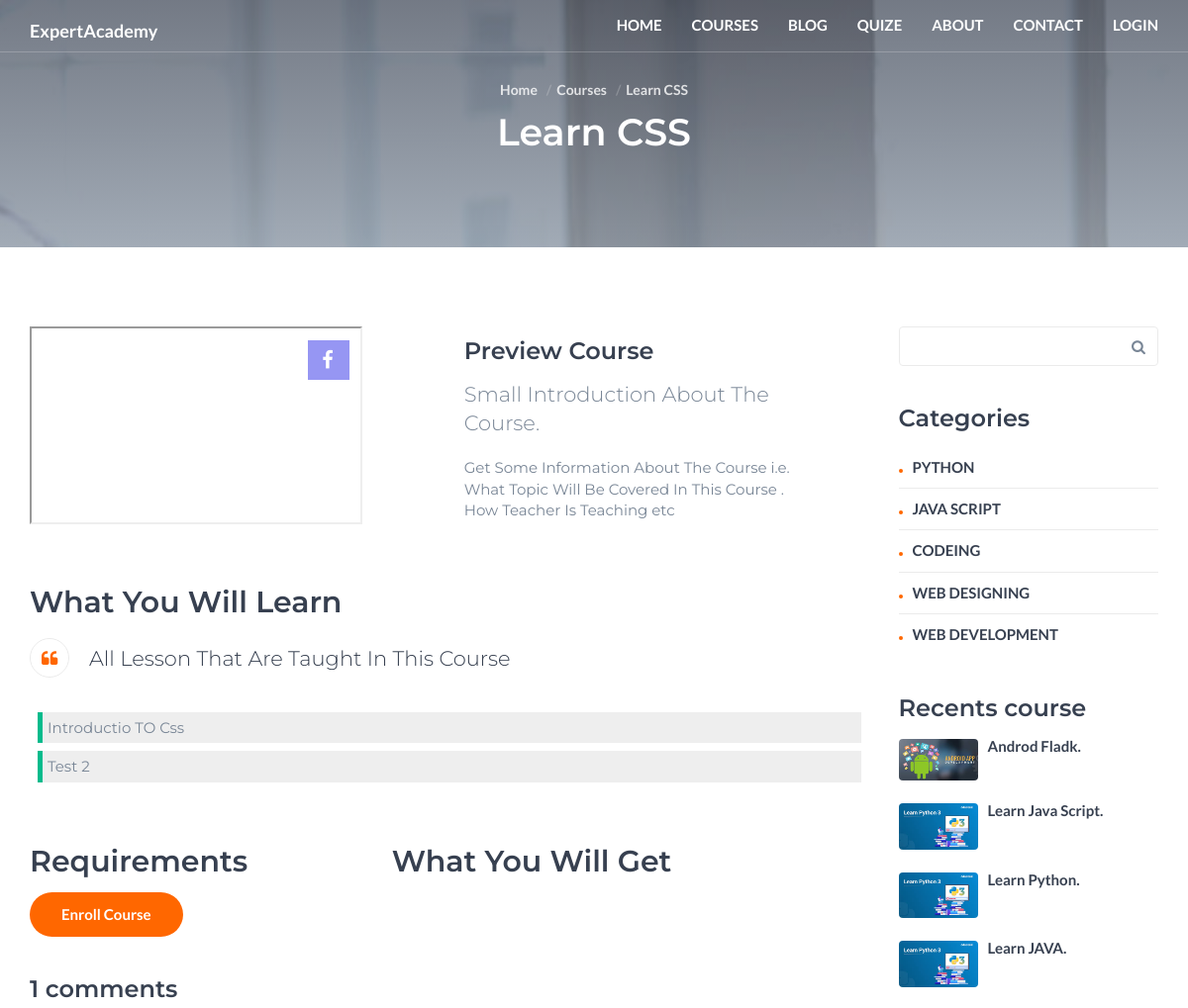
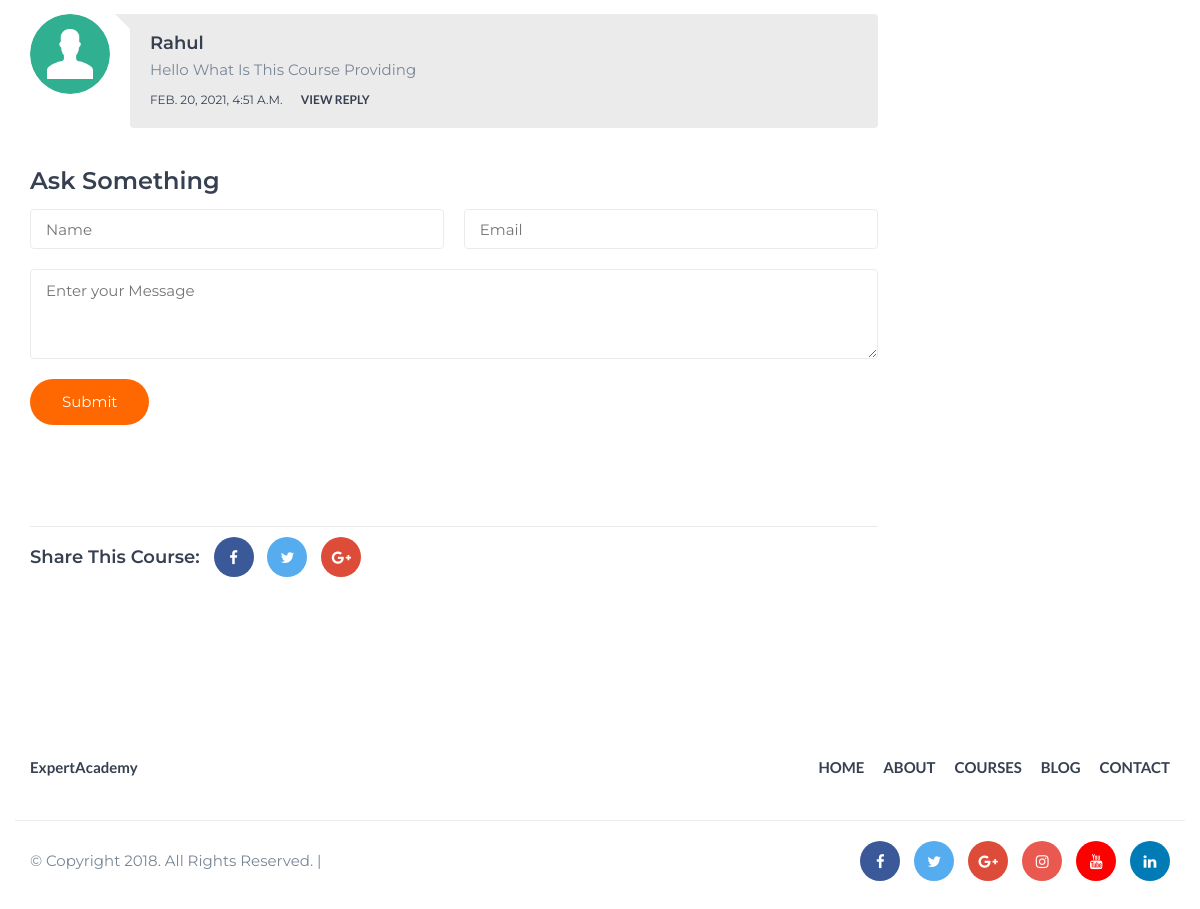
Page /course-detail/Learn-CSS on the committed database (2 pictures, top to bottom).
### course/models.py (models this page shows, shortened)
class course(models.Model):
    course_name=models.CharField(max_length=250)
    course_tittle=models.CharField(max_length=250,blank=True)
    course_slug = models.CharField(max_length=250,blank=True)
    course_photo=models.ImageField(upload_to='course_image/',blank=True,default='course_image/default.jpg')
    preview_video_id = models.CharField(max_length=350)
    course_category=models.ManyToManyField(course_category)

class lesson(models.Model):
    lesson_name=models.CharField(max_length=250)
    lesson_photo=models.ImageField(upload_to='course_image/',blank=True,default='course_image/default.jpg')
    lesson_video_id = models.CharField(max_length=350)
    lesson_description = models.CharField(max_length=350)
    lesson_code=models.CharField(max_length=350)
    course_name=models.ForeignKey(course,on_delete=models.CASCADE)

class course_comment(models.Model):
    course_id=models.CharField(max_length=250)
    comment = models.CharField(max_length=250,blank=True)
    user_email = models.CharField(max_length=250, blank=True)
    user_name = models.CharField(max_length=250, blank=True)
    date = models.DateTimeField(auto_now_add=True)

class course_category(models.Model):
    category_name=models.CharField(max_length=250)

### course/views.py (the view)
# urls.py: path('course-detail/<course_slug>',views.course_detail,name="course-detail"),
def course_detail(request,course_slug):
    course_data = course.objects.get(course_slug=course_slug)
    course_req=course_requirements.objects.filter(course_name=course_data.id)
    access = access_to.objects.filter(course_name=course_data.id)
    lessons = lesson.objects.filter(course_name=course_data.id)
    comment=course_comment.objects.filter(course_id=course_data.id)
    comment_reply = course_comment_reply.objects.all()
    recent_course=course.objects.filter().order_by('-id')[:4]
    category = course_category.objects.filter().order_by('?')[:5]
    context = {
        'course_data': course_data,
        'course_requirements':course_req,
        'access_to':access,
        'lesson':lessons,
        'comment':comment,
        'comment_reply':comment_reply,
        'recent_course':recent_course,
        'category':category,
    }
    return render(request,"course-detail.html",context)

### template/course-detail.html (shortened to what this page needs)
{% extends 'base.html' %}
{% load static %}
{% block body_data %}
		<div class="hero-area section">
			<div class="bg-image bg-parallax overlay" style="background-image:url(/static/img/page-background.jpg)"></div>
        <div class="container">
				<div class="row">
					<div class="col-md-10 col-md-offset-1 text-center">
						<ul class="hero-area-tree">
							<li><a href="{% url 'index' %}">Home</a></li>
							<li><a href="{% url 'course' %}">Courses</a></li>
							<li>{{ course_data.course_name }}</li>
						</ul>
						<h1 class="white-text">{{ course_data.course_name }}</h1>
					</div>
				</div>
			</div>
		</div>
		<div id="blog" class="section">
			<div class="container">
				<div class="row">
					<div id="main" class="col-md-9">
						<div class="blog-post">
							<div class="section-header">
							<div class="row">
								<div class="col-md-5">
									<div style="height:200px;width:95%px;max-width:350px;">
										<iframe src="https://drive.google.com/file/d/{{course_data.preview_video_id}}/preview" thumbnail="1" class="frm" allow="autoplay" allowfullscreen></iframe>
								      <i class="fa fa-facebook mts" style=""></i>
									</div>
                                </div>
								<div class="col-md-5 col-md-offset-1">
									<h3>Preview Course</h3>
									<p class="lead">Small Introduction About The Course.</p>
									<p>Get Some Information About The Course i.e. What Topic Will Be Covered In This Course . How Teacher Is Teaching etc</p>
								</div>
							</div>
											<br><br>
										<h2>What You Will Learn </h2>
										<blockquote>
											<p style="margin-top:-14px;" class="lead">All Lesson That Are Taught In This Course</p>
										</blockquote>
								<ol>
								{% for lesson in lesson %}
												<li style="border-left:5px solid #02bb8c;margin:8px;padding:5px;background:#eee;"> {{ lesson.lesson_name }}</li>
								{% endfor %}
									</ol>
							 <br><br>
							<div class="row">
								<div class="col-md-5">
									<h2>Requirements </h2>
								</div>
								<div class="col-md-5 ">
									<h2>What You Will Get  </h2>
								</div>
							</div>
								<a class="main-button icon-button" href="{% url 'enroll-course' course_name=course_data.id %}">Enroll Course</a>
													    <br>
						<div class="blog-comments">
							<h3>{{comment.count}} comments</h3>
							{% for comments in comment %}
							<div class="media">
								<div class="media-left">
									<img src="/media/profile_img/icon_male.png" alt="">
								</div>
								<div class="media-body">
									<h4 class="media-heading">{{comments.user_name}}</h4>
									<p>{{comments.comment}}</p>
									<div class="date-reply"><span>{{ comments.date }}</span> <a style="cursor:pointer;" onclick="show_comment_reply('{{comments.id}}')" class="reply">View Reply</a></div>
								</div>
							</div>
							{% endfor %}
							<div class="blog-reply-form">
								<h3>Ask Something</h3>
								<form action="{% url 'do_course_comment' %}"  method="POST">
									<input class="input name-input" type="text" name="name" placeholder="Name">
									<input class="input email-input" type="email" name="email" placeholder="Email">
									<textarea class="input" name="message" placeholder="Enter your Message"></textarea>
									<button type="submit" class="main-button icon-button">Submit</button>
								</form>
							</div>
						</div>
						</div>
						</div>
						<br>
						<div class="blog-share">
							<h4>Share This Course:</h4>
							<a href="https://www.facebook.com/sharer/sharer.php?u={{ request.META.HTTP_HOST }}/course-detail/{{course_data.course_slug}}&t=Free course of {{ course_data.course_name }}" class="facebook"><i class="fa fa-facebook"></i></a>
							<a href="https://twitter.com/share?url={{ request.META.HTTP_HOST }}/course-detail/{{course_data.course_slug}}&text=Free course of {{ course_data.course_name }}" class="twitter"><i class="fa fa-twitter"></i></a>
							<a href="https://plus.google.com/share?url={{ request.META.HTTP_HOST }}/course-detail/{{course_data.course_slug}}" class="google-plus"><i class="fa fa-google-plus"></i></a>
						</div>
					</div>
					<div id="aside" class="col-md-3">
						<div class="widget search-widget">
							<form action="{% url 'course' %}?">
								<input class="input" type="text" name="search">
								<button><i class="fa fa-search"></i></button>
							</form>
						</div>
						<div class="widget category-widget">
							<h3>Categories</h3>
							{% for category in category %}
							<a class="category" href="{% url 'course' %}?category={{category.category_name|slugify}}&id={{category.id}}">{{category.category_name}}</a>
							{% endfor %}
						</div>
						<div class="widget posts-widget">
							<h3>Recents course</h3>
							{% for recent_course in recent_course %}
							<div class="single-post">
								<a class="single-post-img" href="{% url 'course-detail' course_slug=recent_course.course_slug %}">
									<img src="/media/{{ recent_course.course_photo }}" alt="">
								</a>
								<a href="% url 'course_detail' course_slug=recent_course.course_slug %}">{{ recent_course.course_name}}.</a>
							</div>
							{% endfor %}
						</div>
					</div>
				</div>
			</div>
		</div>
{% endblock body_data %}

### template/base.html (shortened to what this page needs)
{% load static %}
<html lang="en">
	<head>
		<link type="text/css" rel="stylesheet" href="{% static 'css/bootstrap.min.css' %}"/>
		<link rel="stylesheet" href="{% static 'css/font-awesome.min.css' %}">
		<link type="text/css" rel="stylesheet" href="{% static 'css/style.css' %}"/>
		<link href="https://vjs.zencdn.net/7.10.2/video-js.css" rel="stylesheet" />
    </head>
	<body>
    {% include 'header.html' %}
    {% block body_data %} {% endblock body_data %}
		<footer id="footer" class="section">
			<div class="container">
				<div class="row">
					<div class="col-md-6">
						<div class="footer-logo">
							<a class="logo" href="{% url 'index' %}">
								ExpertAcademy
							</a>
						</div>
					</div>
					<div class="col-md-6">
						<ul class="footer-nav">
							<li><a href="{% url 'index' %}">Home</a></li>
							<li><a href="{% url 'about-us' %}">About</a></li>
							<li><a href="{% url 'course' %}">Courses</a></li>
							<li><a href="{% url 'blog' %}">Blog</a></li>
							<li><a href="{% url 'contact-us' %}">Contact</a></li>
						</ul>
					</div>
				</div>
				<div id="bottom-footer" class="row">
					<div class="col-md-4 col-md-push-8">
						<ul class="footer-social">
							<li><a href="#" class="facebook"><i class="fa fa-facebook"></i></a></li>
							<li><a href="#" class="twitter"><i class="fa fa-twitter"></i></a></li>
							<li><a href="#" class="google-plus"><i class="fa fa-google-plus"></i></a></li>
							<li><a href="#" class="instagram"><i class="fa fa-instagram"></i></a></li>
							<li><a href="#" class="youtube"><i class="fa fa-youtube"></i></a></li>
							<li><a href="#" class="linkedin"><i class="fa fa-linkedin"></i></a></li>
						</ul>
					</div>
					<div class="col-md-8 col-md-pull-4">
						<div class="footer-copyright">
							<span>&copy; Copyright 2018. All Rights Reserved. | </span>
						</div>
					</div>
				</div>
			</div>
		</footer>
  </body>
</html>

### template/header.html (shortened to what this page needs)
{% load static %}
		<header id="header" class="transparent-nav">
			<div class="container">
				<div class="navbar-header">
					<div class="navbar-brand">
						<a class="logo "  href="index.html">
							<h4 style="color:white;">ExpertAcademy</h4>
						</a>
					</div>
				</div>
				<nav id="nav">
					<ul class="main-menu nav navbar-nav navbar-right">
						<li><a href="{% url 'index' %}">Home</a></li>
						<li><a href="{% url 'course' %}">Courses</a></li>
						<li><a href="{% url 'blog' %}">Blog</a></li>
						<li><a href="{% url 'quize' %}">Quize</a></li>
						<li><a href="{% url 'about-us' %}">About</a></li>
						<li><a href="{% url 'contact-us' %}">Contact</a></li>
						<li>
							{% if 'user_email' in request.session %}
							<a  href="{% url 'profile' %}"><img style="margin-top:-5px;width:30px;height:30px;border-radius:100px;" src="{% static 'img/icon_male.png' %}" /></a>
		                    {% else %}
							<a href="{% url 'login' %}">Login</a>
							{% endif %}
						</li>
					</ul>
				</nav>
			</div>
		</header>

### template/base.html (style rules this page uses)
.fa-facebook,.fa-twitter,.fa-google-plus,.instagram, .youtube , .linkedin { padding-top:13px; }

### template/course-detail.html (style rules this page uses)
.mts { background: #9696f3; color:white; padding:10px; float:right; position: absolute; padding-left:14px; padding-right:16px; top: 14px; right: 21px; font-size:20px; margin-right:7px; }
.frm { width:100%; height:100%; }

### rows in the picture
course: course_name "Learn CSS"
lesson: lesson_name "Introductio TO Css"
lesson: lesson_name "Test 2"
course_comment: user_name "Rahul", comment "Hello What Is This Course Providing", date "FEB. 20, 2021, 4:51 A.M."
course_category: category_name "PYTHON"
course_category: category_name "JAVA SCRIPT"
course_category: category_name "CODEING"
course_category: category_name "WEB DESIGNING"
course_category: category_name "WEB DEVELOPMENT"
course: course_photo (picture), course_name "Androd Fladk"
course: course_photo (picture), course_name "Learn Java Script"
course: course_photo (picture), course_name "Learn Python"
course: course_photo (picture), course_name "Learn JAVA"

### other values in the picture
{{ comment.count }} "1"
